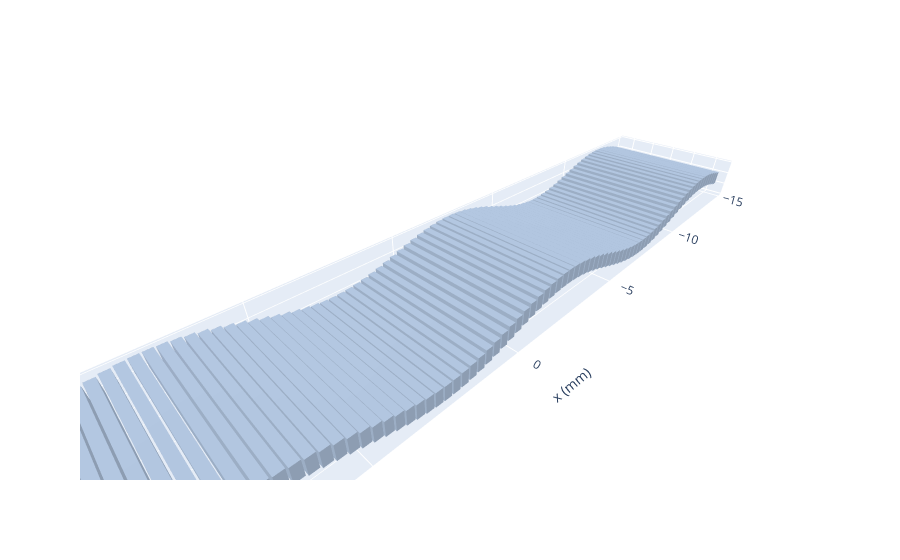

Here is the notebook cell this chart was saved with:
### Markdown cell above
The viewer reads 2-row `elements` as $(x, y)$, the 3-D convention. To see the depth ripple, pass the same points as 3 rows $(x, 0, z)$. The 2-D functions accept that form as well. Drag to rotate the view and hover over an element to see its index.

### Code cell
param_2d_view = param_2d.copy()
param_2d_view.elements = np.stack([element_x, np.zeros_like(element_x), element_z])
plot_transducer_array(param_2d_view)

### Figure 1 — Plotly figure (JSON) as saved in the notebook; plotly's stock layout.template omitted (floating-point values rounded to 4 significant figures; data arrays with more than 128 entries replaced by an {"elided": "..."} marker saying what was removed)
{"data": [{"color": "lightsteelblue", "flatshading": true, "hoverinfo": "text", "hovertext": {"elided": "768 str values"}, "i": {"elided": "1152 int values"}, "j": {"elided": "1152 int values"}, "k": {"elided": "1152 int values"}, "type": "mesh3d", "x": {"elided": "768 float values"}, "y": {"elided": "768 float values"}, "z": {"elided": "768 float values"}}], "layout": {"scene": {"aspectmode": "data", "xaxis": {"title": {"text": "x (mm)"}}, "yaxis": {"title": {"text": "y (mm)"}}, "zaxis": {"autorange": "reversed", "title": {"text": "z (mm)"}}}}}
